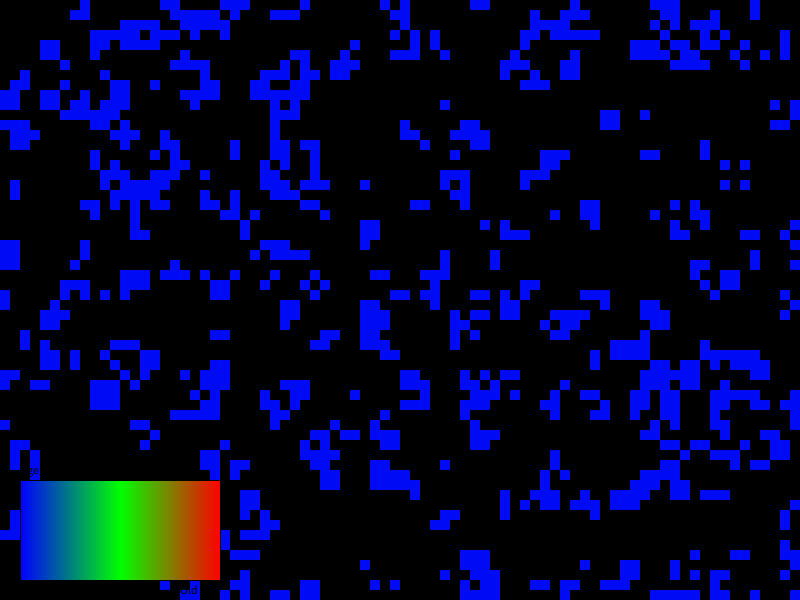
Frame 1 (no input)
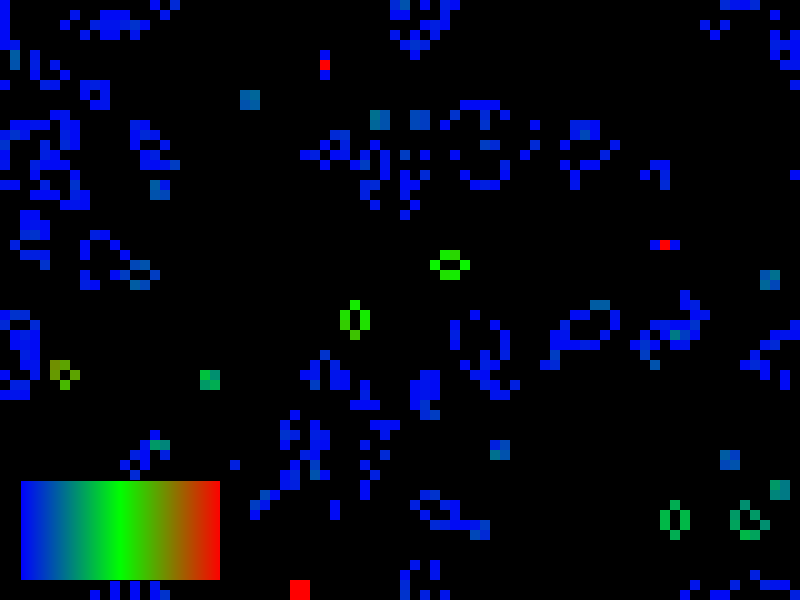
Frame 60 (the mouse pressed at the canvas centre just before this capture)
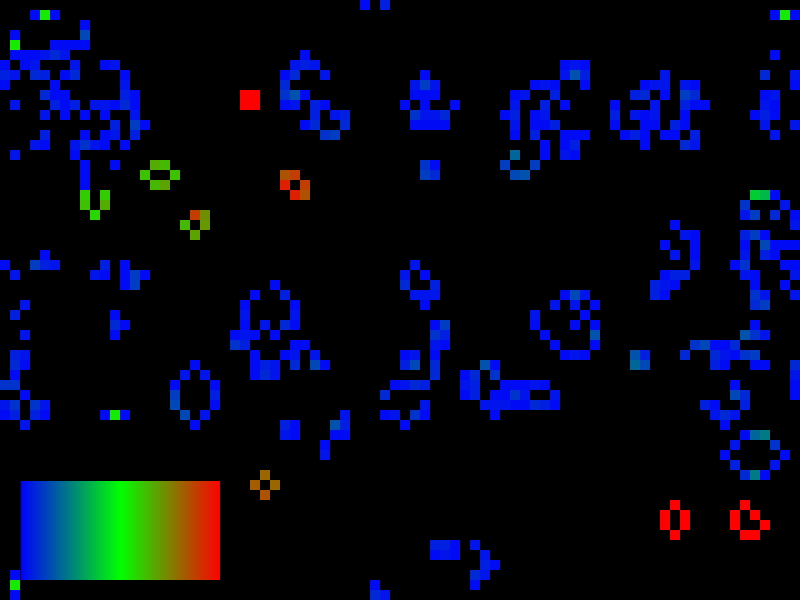
Frame 120 (the mouse held since frame 60 and released just before this capture)

The Processing sketch that drew these frames (run headless with seeded random() and noise(); from frame 60 on, the mouse is pressed at the canvas centre):

// Processing sketch: conways_game_of_life_visualizer
// ── conways_game_of_life_visualizer.pde
// ============================================================================
// Conway's Game of Life with Resizable Window, Heatmap Coloring, and Legend
// ============================================================================

/*
 * This Processing sketch implements Conway's Game of Life with several 
 * enhancements to improve visualization and usability.
 *
 * Features:
 *  - A grid of cells that evolve according to Conway's rules
 *    (with wrap-around edges, meaning the grid "loops" like a torus).
 *  - Each cell tracks its "age" (how many generations it has been alive).
 *  - Age values are mapped to a heatmap color scale:
 *       Blue → Green → Red
 *    so that older cells appear visually distinct from younger ones.
 *  - A legend is drawn to the right side of the window showing the age→color
 *    mapping for easy reference.
 *  - The program supports a resizable window, meaning the grid will expand or
 *    shrink dynamically as the user drags the window edges.
 *
 * Technical Note:
 *  In Processing 3 and newer, `size()` must be called from within `settings()`
 *  instead of `setup()` if you want to support features like resizable windows.
 */

// ============================================================================
// Global Variables
// ============================================================================

// Object responsible for running the Game of Life logic
GameOfLife game;

// Object responsible for drawing the grid of cells
Visualizer vis;

// Object responsible for drawing the legend (color bar + labels)
Legend legend;

// The pixel size of each cell in the grid (controls grid resolution)
int cellSize = 10;


// ============================================================================
// Processing Lifecycle Methods
// ============================================================================

void settings() {
  // Define the initial canvas size in pixels
  // Width = 800px, Height = 600px
  // This is placed inside settings() instead of setup() for compatibility
  // with features like resizable windows.
  size(800, 600);
}

void setup() {
  // Allow the Processing sketch window to be resized by the user.
  surface.setResizable(true);

  // Compute how many columns and rows fit in the current canvas size.
  // For example, width=800 and cellSize=10 → cols=80.
  int cols = width / cellSize;
  int rows = height / cellSize;
  
  // Initialize the Game of Life with the calculated grid size
  game = new GameOfLife(cols, rows);

  // Initialize the Visualizer that will draw the cells
  vis = new Visualizer(cellSize);

  // Initialize the Legend with its starting position and dimensions.
  // Parameters: x=20, y=(bottom offset 120px), width=200, height=100
  legend = new Legend(20, height - 120, 200, 100);
}

void draw() {
  // Clear the background every frame with white (RGB 255,255,255).
  // If you wanted trails instead, you would omit this line.
  background(255);

  // Recalculate the number of rows and columns based on the *current* window size.
  // This allows dynamic resizing: if the user drags the window larger, the grid grows.
  int cols = width / cellSize;
  int rows = height / cellSize;

  // Resize the Game of Life grid if the window size changed
  game.resize(cols, rows);

  // Advance the Game of Life simulation by one generation
  game.update();

  // Draw the current state of the simulation (cells with heatmap coloring)
  vis.display(game);

  // Update the legend's vertical position so it always stays near the bottom.
  legend.updatePosition(20, height - 120);

  // Draw the legend (gradient color bar + labels)
  legend.display();
}


// ============================================================================
// Class: Cell
// ============================================================================
/*
 * Represents a single cell in the Game of Life grid.
 * Each cell knows:
 *  - Whether it is alive (boolean).
 *  - How many consecutive generations it has been alive (age counter).
 */
class Cell {
  boolean alive; // True if the cell is alive, false if dead
  int age;       // Age of the cell (only increments while alive)

  // Constructor: Randomly initializes cell state
  Cell() {
    // 20% chance (random < 0.2) that a cell starts alive
    alive = random(1) < 0.2;
    // Initially age = 0 (a newborn will age in the next update)
    age = 0;
  }

  // Updates the state of the cell for the next generation
  // nextAlive: whether this cell should be alive in the new generation
  void updateState(boolean nextAlive) {
    if (nextAlive) {
      // If the cell stays alive, increment age
      if (alive) {
        age++;
      } else {
        // If it was previously dead but now alive, reset age to 1
        age = 1;
      }
    } else {
      // Dead cells have age reset to 0
      age = 0;
    }
    // Commit the new alive/dead state
    alive = nextAlive;
  }
}


// ============================================================================
// Class: GameOfLife
// ============================================================================
/*
 * This class encapsulates the entire Game of Life simulation.
 * It manages a 2D array of cells and handles:
 *  - Initialization
 *  - Resizing when the window size changes
 *  - Updating cell states according to Conway's rules
 *  - Counting neighbors for each cell (with wrap-around edges)
 */
class GameOfLife {
  Cell[][] grid; // 2D array storing all cells
  int cols, rows; // Current number of columns and rows in the grid

  // Constructor: Create a grid of the given size and initialize it
  GameOfLife(int cols, int rows) {
    this.cols = cols;
    this.rows = rows;
    grid = new Cell[cols][rows];
    initialize();
  }

  // Fills the grid with newly created cells (random alive/dead states)
  void initialize() {
    for (int x = 0; x < cols; x++) {
      for (int y = 0; y < rows; y++) {
        grid[x][y] = new Cell();
      }
    }
  }

  // Resizes the grid when the window changes dimensions
  void resize(int newCols, int newRows) {
    // Skip if size has not actually changed
    if (newCols == cols && newRows == rows) return;

    // Allocate a new grid of the requested size
    Cell[][] newGrid = new Cell[newCols][newRows];

    // Copy over existing cells where possible (within overlap region)
    for (int x = 0; x < newCols; x++) {
      for (int y = 0; y < newRows; y++) {
        if (x < cols && y < rows) {
          // Preserve existing cell state if within old grid
          newGrid[x][y] = grid[x][y];
        } else {
          // Initialize new cells if expanding beyond old dimensions
          newGrid[x][y] = new Cell();
        }
      }
    }

    // Replace old grid with resized one
    grid = newGrid;
    cols = newCols;
    rows = newRows;
  }

  // Advances the simulation by one step (generation)
  void update() {
    // First, calculate what each cell’s next state should be
    boolean[][] nextStates = new boolean[cols][rows];

    for (int x = 0; x < cols; x++) {
      for (int y = 0; y < rows; y++) {
        int neighbors = countNeighbors(x, y);

        // Apply Conway's rules:
        // - Alive cell survives only with 2 or 3 neighbors
        // - Dead cell becomes alive if it has exactly 3 neighbors
        if (grid[x][y].alive) {
          nextStates[x][y] = (neighbors == 2 || neighbors == 3);
        } else {
          nextStates[x][y] = (neighbors == 3);
        }
      }
    }

    // Second, update each cell’s state using the computed results
    for (int x = 0; x < cols; x++) {
      for (int y = 0; y < rows; y++) {
        grid[x][y].updateState(nextStates[x][y]);
      }
    }
  }

  // Counts how many neighbors of a given cell are alive
  // Uses wrap-around so that edges connect to the opposite side
  int countNeighbors(int x, int y) {
    int sum = 0;

    // Check all 8 surrounding cells
    for (int dx = -1; dx <= 1; dx++) {
      for (int dy = -1; dy <= 1; dy++) {
        // Skip self (dx=0, dy=0)
        if (dx == 0 && dy == 0) continue;

        // Wrap-around (modulus ensures edges loop back around)
        int nx = (x + dx + cols) % cols;
        int ny = (y + dy + rows) % rows;

        // Add to count if neighbor is alive
        if (grid[nx][ny].alive) {
          sum++;
        }
      }
    }
    return sum;
  }
}


// ============================================================================
// Class: Visualizer
// ============================================================================
/*
 * Responsible for drawing the Game of Life grid to the screen.
 * Each alive cell is drawn as a colored square.
 * Dead cells are drawn as black squares.
 * Color is determined by the age of the cell via a heatmap function.
 */
class Visualizer {
  int cellSize; // Pixel size of each cell

  Visualizer(int cellSize) {
    this.cellSize = cellSize;
  }

  // Render the current state of the game to the screen
  void display(GameOfLife game) {
    for (int x = 0; x < game.cols; x++) {
      for (int y = 0; y < game.rows; y++) {
        Cell c = game.grid[x][y];

        // If cell is alive, pick a color based on age
        if (c.alive) {
          color col = ageToColor(c.age);
          fill(col);
        } else {
          // Dead cells are black
          fill(0);
        }

        // Draw the cell as a rectangle (no borders)
        noStroke();
        rect(x * cellSize, y * cellSize, cellSize, cellSize);
      }
    }
  }

  // Converts a cell's age into a color
  // Young cells = blue, medium = green, old = red
  color ageToColor(int age) {
    int maxAge = 50; // After this age, color saturates
    float norm = constrain(map(age, 0, maxAge, 0, 1), 0, 1);

    if (norm < 0.5) {
      // First half of scale: interpolate from Blue (young) → Green (middle-aged)
      return lerpColor(color(0, 0, 255), color(0, 255, 0), norm * 2);
    } else {
      // Second half of scale: interpolate from Green → Red (old)
      return lerpColor(color(0, 255, 0), color(255, 0, 0), (norm - 0.5) * 2);
    }
  }
}


// ============================================================================
// Class: Legend
// ============================================================================
/*
 * Draws a reference legend that shows how cell age maps to color.
 * The legend is drawn as a horizontal gradient bar (blue→green→red),
 * with a labeled border and text indicating "Young" and "Old".
 */
class Legend {
  int x, y, w, h; // Position and size of legend box

  Legend(int x, int y, int w, int h) {
    this.x = x;
    this.y = y;
    this.w = w;
    this.h = h;
  }

  // Update the position of the legend dynamically (e.g., when window is resized)
  void updatePosition(int newX, int newY) {
    x = newX;
    y = newY;
  }

  // Draw the legend on screen
  void display() {
    // Draw the gradient bar, pixel by pixel across width
    for (int i = 0; i < w; i++) {
      float norm = map(i, 0, w, 0, 1);
      color col;

      if (norm < 0.5) {
        // Left half: interpolate from Blue → Green
        col = lerpColor(color(0, 0, 255), color(0, 255, 0), norm * 2);
      } else {
        // Right half: interpolate from Green → Red
        col = lerpColor(color(0, 255, 0), color(255, 0, 0), (norm - 0.5) * 2);
      }

      // Draw a vertical line for this slice of the gradient
      stroke(col);
      line(x + i, y, x + i, y + h);
    }

    // Draw a border around the gradient bar
    noFill();
    stroke(0);
    rect(x, y, w, h);

    // Draw labels above and below the legend
    fill(0);
    textAlign(LEFT, TOP);
    text("Age →", x, y - 15);
    text("Young", x, y + h + 5);
    text("Old", x + w - 40, y + h + 5);
  }
}
